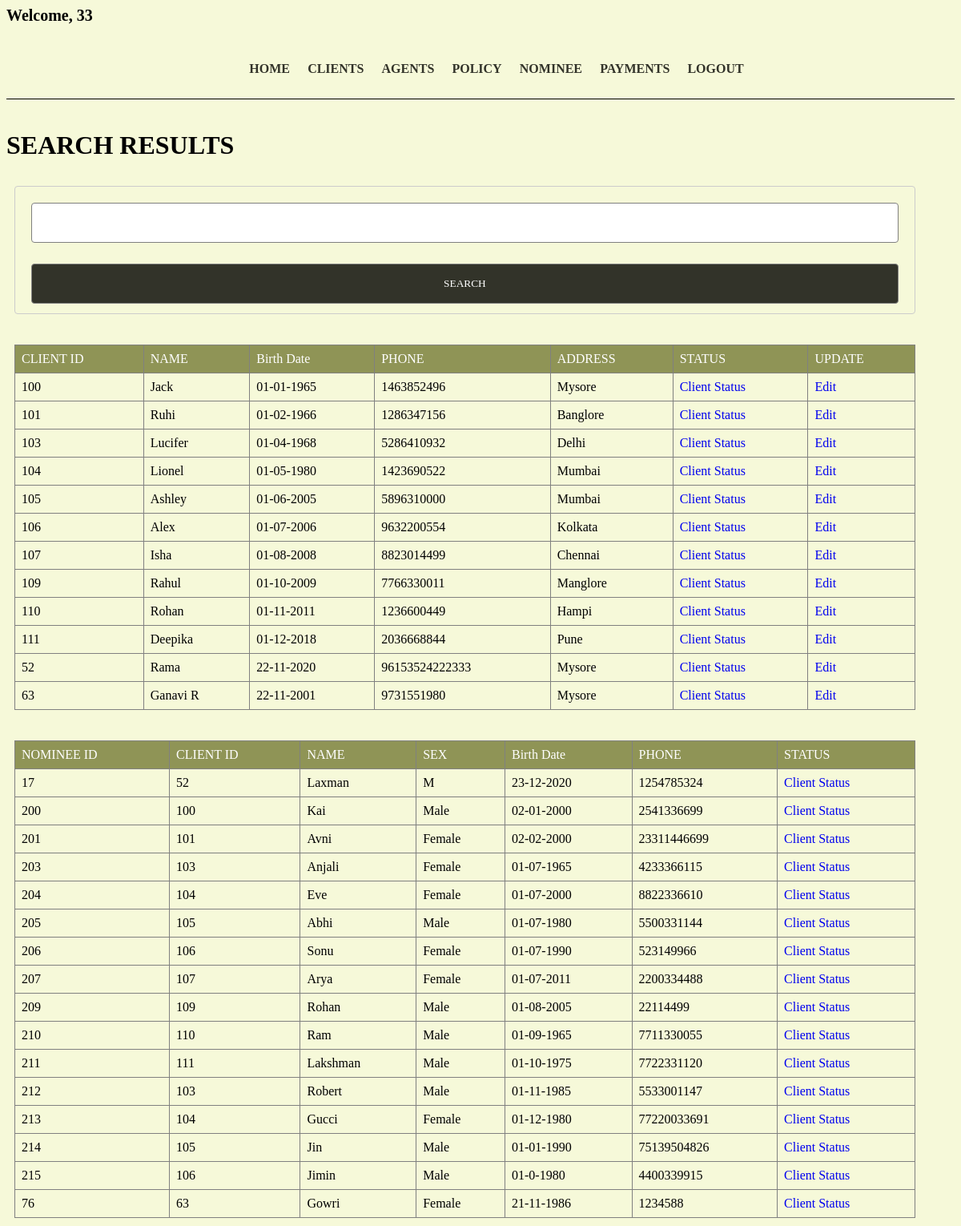
The page /lims/search.php (signed in) on the database its author committed.
### tables this page shows
CREATE TABLE `client` (
  `client_id` varchar(200) NOT NULL,
  `client_password` varchar(30) NOT NULL,
  `name` varchar(50) NOT NULL,
  `sex` varchar(20) NOT NULL,
  `birth_date` varchar(20) NOT NULL,
  `phone` varchar(20) NOT NULL,
  `address` varchar(50) NOT NULL,
  `policy_id` varchar(50) NOT NULL,
  `agent_id` varchar(20) NOT NULL
);

CREATE TABLE `nominee` (
  `nominee_id` varchar(200) NOT NULL,
  `client_id` varchar(100) NOT NULL,
  `name` varchar(50) NOT NULL,
  `sex` varchar(20) NOT NULL,
  `birth_date` varchar(50) NOT NULL,
  `relationship` varchar(20) NOT NULL,
  `priority` varchar(20) NOT NULL,
  `phone` varchar(50) NOT NULL
);

### lims/search.php (the view, shortened to what this page needs)
<!DOCTYPE html>
<html>
<head>
</head>
<body>
    <?php include 'header.php';
    ?>
    <h1 class="heading">Search Results</h1>
    <div class="searchBar">
        <form action="search.php" method="post">
            <input type="text" name="key" class="search"><br>
            <br>
            <input class="searchBtn" type="submit" value="SEARCH">
        </form>
    </div>
    <?php
    $key = $_POST["key"];
    $sql = "SELECT * FROM client WHERE client_id LIKE '%" . $key .  "%' OR name LIKE '%" . $key . "%'";
    $result = $conn->query($sql);
    if ($result->num_rows > 0) {
        echo "<br>";
        echo "<br>";
        echo "<table class=\"table\">\n";
        echo "  <tr>\n";
        echo "    <th>CLIENT ID</th>\n";
        echo "    <th>NAME</th>\n";
        echo "    <th>Birth Date</th>\n";
        echo "    <th>PHONE</th>\n";
        echo "    <th>ADDRESS</th>\n";
        echo "    <th>STATUS</th>\n";
        echo "    <th>UPDATE</th>\n";
        echo "  </tr>";
        while ($row = $result->fetch_assoc()) {
            echo "<tr>\n";
            echo "    <td>" . $row["client_id"] . "</td>\n";
            echo "    <td>" . $row["name"] . "</td>\n";
            echo "    <td>" . $row["birth_date"] . "</td>\n";
            echo "    <td>" . $row["phone"] . "</td>\n";
            echo "    <td>" . $row["address"] . "</td>\n";
            echo "    <td>" . "<a href='clientStatus.php?client_id=" . $row["client_id"] . "'>Client Status</a>" . "</td>\n";
            if ($row["agent_id"] == $username) {
                echo "<td>" . "<a href='editClient.php?client_id=" . $row["client_id"] . "'>Edit</a>" . "</td>\n";
            } else {
                echo "<td>" . "<a class=\"dis\" href='editClient.php?client_id=" . $row["client_id"] . "'>Edit</a>" . "</td>\n";
            }
        }
    } else {
        echo "Nothing found in Clients Table";
    }
    $sql = "SELECT * FROM nominee WHERE nominee_id LIKE '%" . $key . "%'";
    $result = $conn->query($sql);
    if ($result->num_rows > 0) {
        echo "<table class=\"table\">\n";
        echo "<br>";
        echo "  <tr>\n";
        echo "    <th>NOMINEE ID</th>\n";
        echo "    <th>CLIENT ID</th>\n";
        echo "    <th>NAME</th>\n";
        echo "    <th>SEX</th>\n";
        echo "    <th>Birth Date</th>\n";
        echo "    <th>PHONE</th>\n";;
        echo "    <th>STATUS</th>\n";
        echo "  </tr>";
        while ($row = $result->fetch_assoc()) {
            echo "<tr>\n";
            echo "    <td>" . $row["nominee_id"] . "</td>\n";
            echo "    <td>" . $row["client_id"] . "</td>\n";
            echo "    <td>" . $row["name"] . "</td>\n";
            echo "    <td>" . $row["sex"] . "</td>\n";
            echo "    <td>" . $row["birth_date"] . "</td>\n";
            echo "    <td>" . $row["phone"] . "</td>\n";
            echo "    <td>" . "<a href='clientStatus.php?client_id=" . $row["client_id"] . "'>Client Status</a>" . "</td>\n";
        }
        echo "</table>\n";
    } else {
        echo "<br>";
        echo "<br>";
        echo "Nothing Found in Nominee Table";
    }
    ?>
</body>
</html>

### lims/search.php (style rules this page uses)
.heading { font-weight: 800; text-transform: uppercase; }
.search { border: 1px solid grey; width: 100%; height: 50px; padding: 12px 20px; margin: 8px 0; box-sizing: border-box; border-radius: 4px; }
.searchBar { width: 95%; padding: 12px 20px; margin: 10px; display: inline-block; border: 1px solid #ccc; border-radius: 4px; box-sizing: border-box; }
.searchBtn { border: 1px solid grey; width: 100%; height: 50px; box-sizing: border-box; border-radius: 4px; color: white; background-color: #323329; cursor: pointer; font-family: geo; }
table { border-collapse: collapse; width: 95%; margin: 10px; font-size: 100%; }
td, th { border: 1px solid grey; text-align: left; padding: 8px; text-decoration: none; }
th { background-color: #8f9456; color: white; font-weight: lighter; }
a { text-decoration: none; }

### rows shown on the page
client: client_id "100", name "Jack", birth_date "01-01-1965", phone "1463852496", address "Mysore"
client: client_id "101", name "Ruhi", birth_date "01-02-1966", phone "1286347156", address "Banglore"
client: client_id "103", name "Lucifer", birth_date "01-04-1968", phone "5286410932", address "Delhi"
client: client_id "104", name "Lionel", birth_date "01-05-1980", phone "1423690522", address "Mumbai"
client: client_id "105", name "Ashley", birth_date "01-06-2005", phone "5896310000", address "Mumbai"
client: client_id "106", name "Alex", birth_date "01-07-2006", phone "9632200554", address "Kolkata"
client: client_id "107", name "Isha", birth_date "01-08-2008", phone "8823014499", address "Chennai"
client: client_id "109", name "Rahul", birth_date "01-10-2009", phone "7766330011", address "Manglore"
client: client_id "110", name "Rohan", birth_date "01-11-2011", phone "1236600449", address "Hampi"
client: client_id "111", name "Deepika", birth_date "01-12-2018", phone "2036668844", address "Pune"
client: client_id "52", name "Rama", birth_date "22-11-2020", phone "96153524222333", address "Mysore"
client: client_id "63", name "Ganavi R", birth_date "22-11-2001", phone "9731551980", address "Mysore"
nominee: nominee_id "17", client "52", name "Laxman", sex "M", birth_date "23-12-2020", phone "1254785324"
nominee: nominee_id "200", client "100", name "Kai", sex "Male", birth_date "02-01-2000", phone "2541336699"
nominee: nominee_id "201", client "101", name "Avni", sex "Female", birth_date "02-02-2000", phone "23311446699"
nominee: nominee_id "203", client "103", name "Anjali", sex "Female", birth_date "01-07-1965", phone "4233366115"
nominee: nominee_id "204", client "104", name "Eve", sex "Female", birth_date "01-07-2000", phone "8822336610"
nominee: nominee_id "205", client "105", name "Abhi", sex "Male", birth_date "01-07-1980", phone "5500331144"
nominee: nominee_id "206", client "106", name "Sonu", sex "Female", birth_date "01-07-1990", phone "523149966"
nominee: nominee_id "207", client "107", name "Arya", sex "Female", birth_date "01-07-2011", phone "2200334488"
nominee: nominee_id "209", client "109", name "Rohan", sex "Male", birth_date "01-08-2005", phone "22114499"
nominee: nominee_id "210", client "110", name "Ram", sex "Male", birth_date "01-09-1965", phone "7711330055"
nominee: nominee_id "211", client "111", name "Lakshman", sex "Male", birth_date "01-10-1975", phone "7722331120"
nominee: nominee_id "212", client "103", name "Robert", sex "Male", birth_date "01-11-1985", phone "5533001147"
nominee: nominee_id "213", client "104", name "Gucci", sex "Female", birth_date "01-12-1980", phone "77220033691"
nominee: nominee_id "214", client "105", name "Jin", sex "Male", birth_date "01-01-1990", phone "75139504826"
nominee: nominee_id "215", client "106", name "Jimin", sex "Male", birth_date "01-0-1980", phone "4400339915"
nominee: nominee_id "76", client "63", name "Gowri", sex "Female", birth_date "21-11-1986", phone "1234588"

### other values the page prints
$_SESSION["username"] "33"
